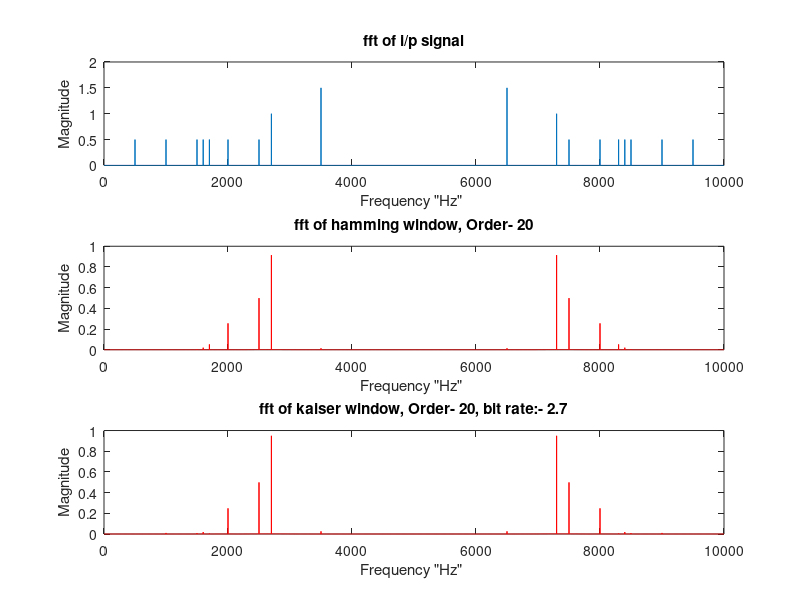

MATLAB code for this plot:
clear all
close all
clc
load Num_hm_20
load Num_ks_20
fs=10000;
n1 = 6; n2 = 24;
t = 0:1/fs:1-(1/fs);
x = sin(2*pi*500*t)+ sin(2*pi*1000*t) + sin(2*pi*1500*t) +sin(2*pi*1600*t) + sin(2*pi*1700*t) + sin(2*pi*2000*t) + sin(2*pi*2500*t) + 2*sin(2*pi*2700*t) + 3*sin(2*pi*3500*t);
N = length(x);
y1 = filter(Num_hm_20,1,x);
y2 = filter(Num_ks_20,1,x);
X = fft(x); 
Y1 = fft(y1);
Y2 = fft(y2); 
f = fs*(0:N-1)/N; 
figure,subplot(3,1,1)
plot(f,abs(X)/N), title('fft of i/p signal'),xlabel('Frequency "Hz" '), ylabel('Magnitude')
subplot(3,1,2)
plot(f,abs(Y1)/N,'r'),title('fft of hamming window, Order- 20'),xlabel('Frequency "Hz" '), ylabel('Magnitude')
subplot(3,1,3)
plot(f,abs(Y2)/N,'r'),title('fft of kaiser window, Order- 20, bit rate:- 2.7'),xlabel('Frequency "Hz" '), ylabel('Magnitude')